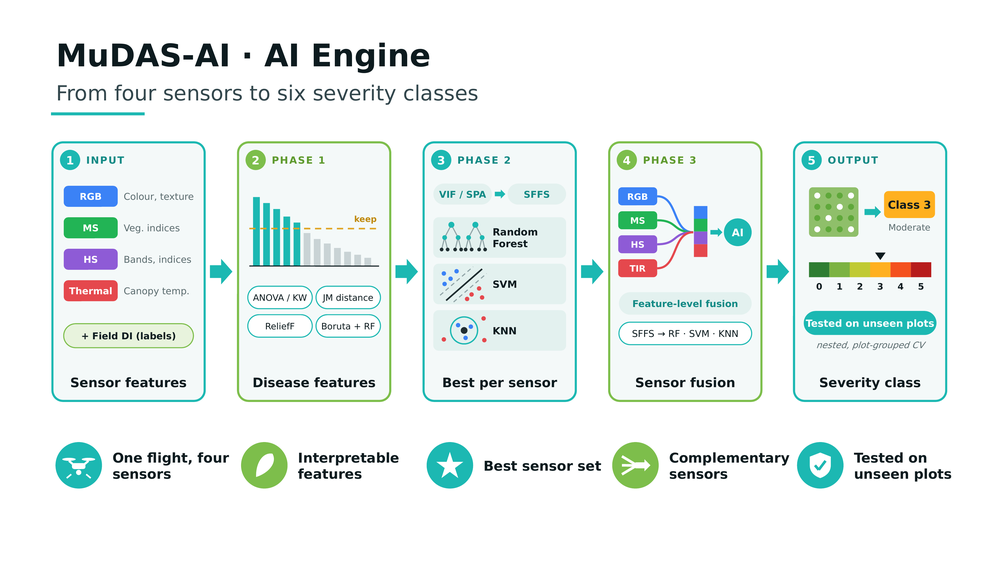
#> input picture MuDAS-AI_AI_Engine.png, 1000 x 562 px, shrunk from 3841 x 2160 before the run
$ python obars.py ../../MuDAS-AI_AI_Engine.png 5 5 5 ../../MuDAS-AI_Conceptual_Framework.png 5
#> lines starting #> are read from the running program, lines starting #| are printed output that depends on the picture
"""Outlined (grayscale) bars: y-axis ticks at axis_x, bar top outline at given x positions.
usage: obars.py img axis_x ytop ybot x1,x2,... [dx]"""
import sys
from PIL import Image
import numpy as np
im=np.array(Image.open(sys.argv[1]).convert('L')).astype(int)
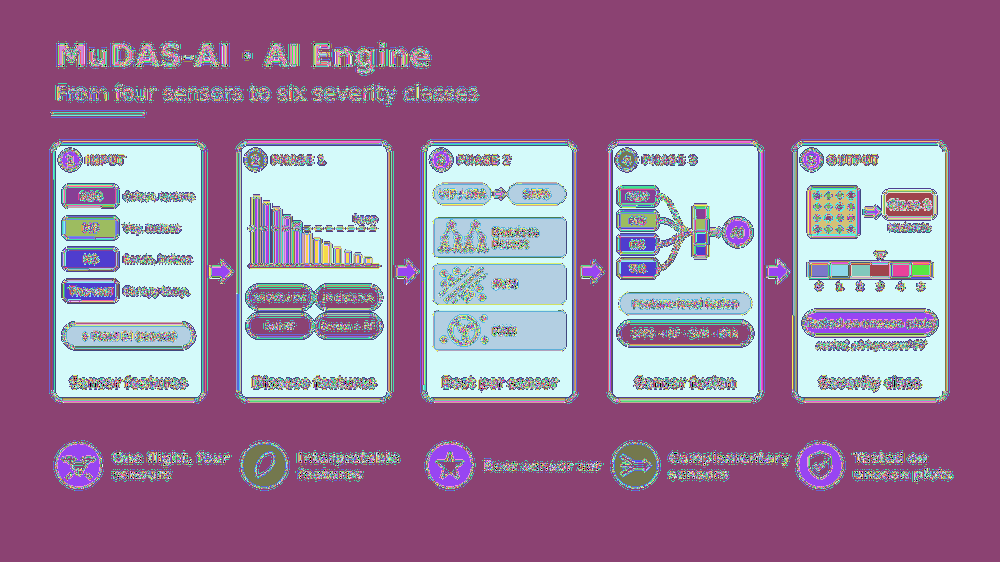
#> im: shape (562, 1000) int64; 256 distinct labels, from 0 to 255; one colour per label, 0 black
#> (the run stopped early here; a loop or call above may not have finished)

$ run again, on MuDAS-AI_Framework_Single_Slide.png
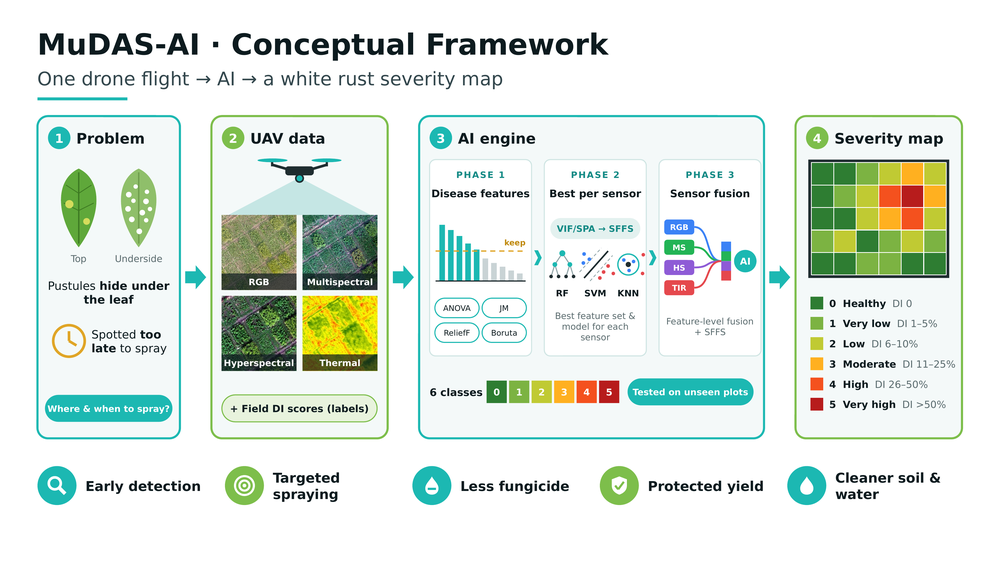
#> input picture MuDAS-AI_Framework_Single_Slide.png, 1000 x 562 px, shrunk from 3841 x 2160 before the run
#> `im=np.array(Image.open(sys.argv[1]).convert('L')).astype(int)`:
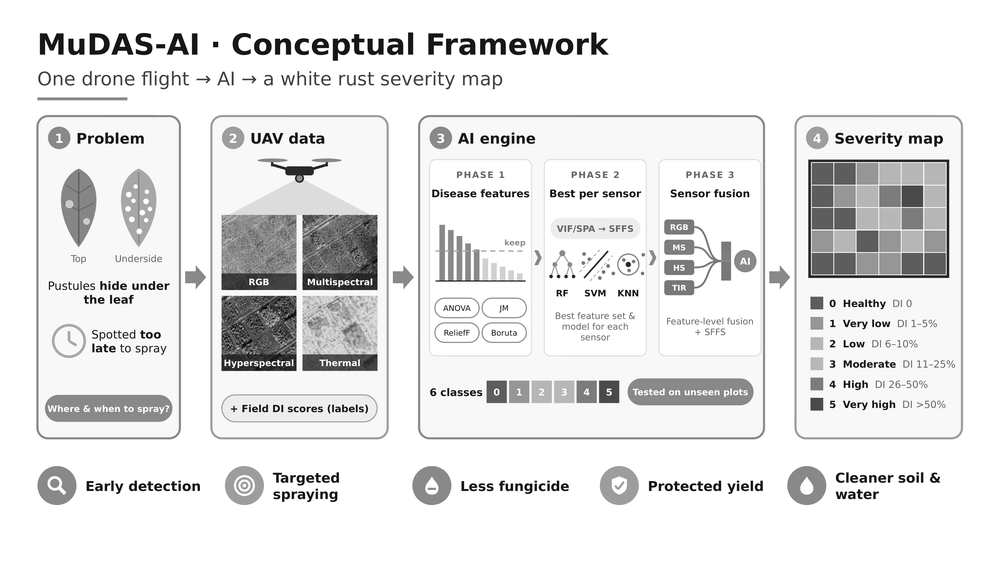
#> im: shape (562, 1000) int64; min 0, max 255, mean 229.7
